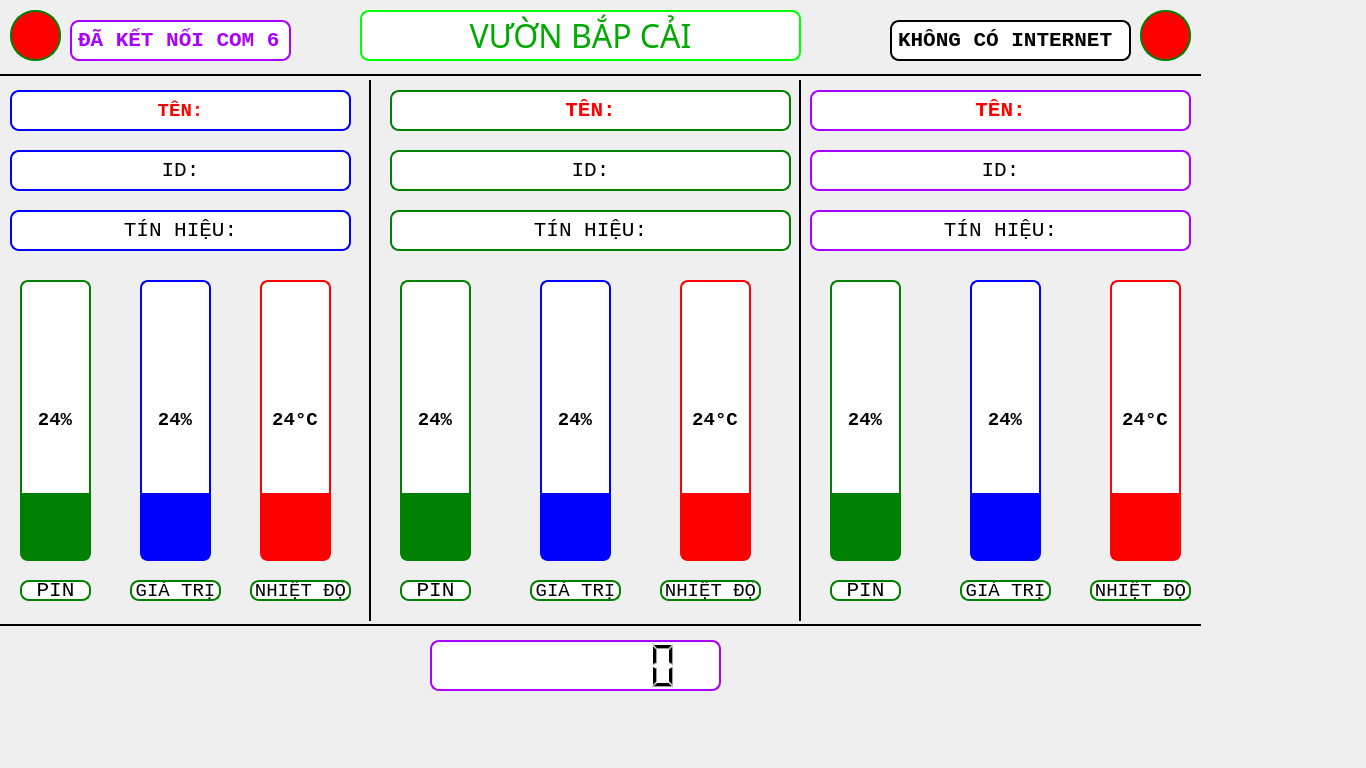
<?xml version="1.0" encoding="UTF-8"?>
<ui version="4.0">
 <class>MainWindow</class>
 <widget class="QMainWindow" name="MainWindow">
  <property name="windowModality">
   <enum>Qt::NonModal</enum>
  </property>
  <property name="geometry">
   <rect>
    <x>0</x>
    <y>0</y>
    <width>1366</width>
    <height>768</height>
   </rect>
  </property>
  <property name="windowTitle">
   <string>SMART_FAMR</string>
  </property>
  <property name="windowIcon">
   <iconset>
    <normaloff>../../../.designer/icons/k.ico</normaloff>../../../.designer/icons/k.ico</iconset>
  </property>
  <property name="styleSheet">
   <string notr="true">border-color: rgb(0, 85, 255);</string>
  </property>
  <widget class="QWidget" name="centralwidget">
   <widget class="Line" name="line">
    <property name="geometry">
     <rect>
      <x>0</x>
      <y>60</y>
      <width>1201</width>
      <height>31</height>
     </rect>
    </property>
    <property name="frameShadow">
     <enum>QFrame::Plain</enum>
    </property>
    <property name="lineWidth">
     <number>2</number>
    </property>
    <property name="orientation">
     <enum>Qt::Horizontal</enum>
    </property>
   </widget>
   <widget class="Line" name="line_2">
    <property name="geometry">
     <rect>
      <x>0</x>
      <y>610</y>
      <width>1201</width>
      <height>31</height>
     </rect>
    </property>
    <property name="frameShadow">
     <enum>QFrame::Plain</enum>
    </property>
    <property name="lineWidth">
     <number>2</number>
    </property>
    <property name="orientation">
     <enum>Qt::Horizontal</enum>
    </property>
   </widget>
   <widget class="Line" name="line_3">
    <property name="geometry">
     <rect>
      <x>360</x>
      <y>80</y>
      <width>21</width>
      <height>541</height>
     </rect>
    </property>
    <property name="frameShadow">
     <enum>QFrame::Plain</enum>
    </property>
    <property name="lineWidth">
     <number>2</number>
    </property>
    <property name="orientation">
     <enum>Qt::Vertical</enum>
    </property>
   </widget>
   <widget class="Line" name="line_4">
    <property name="geometry">
     <rect>
      <x>790</x>
      <y>80</y>
      <width>21</width>
      <height>541</height>
     </rect>
    </property>
    <property name="frameShadow">
     <enum>QFrame::Plain</enum>
    </property>
    <property name="lineWidth">
     <number>2</number>
    </property>
    <property name="orientation">
     <enum>Qt::Vertical</enum>
    </property>
   </widget>
   <widget class="QLabel" name="label">
    <property name="geometry">
     <rect>
      <x>360</x>
      <y>10</y>
      <width>441</width>
      <height>51</height>
     </rect>
    </property>
    <property name="font">
     <font>
      <family>Segoe Print</family>
      <pointsize>24</pointsize>
      <weight>50</weight>
      <italic>false</italic>
      <bold>false</bold>
     </font>
    </property>
    <property name="styleSheet">
     <string notr="true">background-color: rgb(255, 255, 255);
color: rgb(0, 170, 0);
font: 24pt &quot;Segoe Print&quot;;
background-color: rgb(255, 255, 255);
border-radius:9px;
border: 2px solid #00ff00
</string>
    </property>
    <property name="text">
     <string>VƯỜN BẮP CẢI</string>
    </property>
    <property name="alignment">
     <set>Qt::AlignCenter</set>
    </property>
   </widget>
   <widget class="QLabel" name="lbl_1_name">
    <property name="geometry">
     <rect>
      <x>10</x>
      <y>90</y>
      <width>341</width>
      <height>41</height>
     </rect>
    </property>
    <property name="font">
     <font>
      <family>Courier New</family>
      <pointsize>14</pointsize>
      <weight>75</weight>
      <italic>false</italic>
      <bold>true</bold>
     </font>
    </property>
    <property name="styleSheet">
     <string notr="true">background-color: rgb(255, 255, 255);
border-radius:9px;
border: 2px solid blue;
color: rgb(255, 0, 0);</string>
    </property>
    <property name="frameShape">
     <enum>QFrame::Box</enum>
    </property>
    <property name="frameShadow">
     <enum>QFrame::Sunken</enum>
    </property>
    <property name="text">
     <string>TÊN:</string>
    </property>
    <property name="alignment">
     <set>Qt::AlignCenter</set>
    </property>
   </widget>
   <widget class="QLabel" name="lbl_1_id">
    <property name="geometry">
     <rect>
      <x>10</x>
      <y>150</y>
      <width>341</width>
      <height>41</height>
     </rect>
    </property>
    <property name="font">
     <font>
      <family>Courier New</family>
      <pointsize>16</pointsize>
     </font>
    </property>
    <property name="styleSheet">
     <string notr="true">background-color: rgb(255, 255, 255);
background-color: rgb(255, 255, 255);
border-radius:9px;
border: 2px solid blue</string>
    </property>
    <property name="frameShape">
     <enum>QFrame::Box</enum>
    </property>
    <property name="text">
     <string>ID:</string>
    </property>
    <property name="alignment">
     <set>Qt::AlignCenter</set>
    </property>
   </widget>
   <widget class="QLabel" name="lbl_1_rf">
    <property name="geometry">
     <rect>
      <x>10</x>
      <y>210</y>
      <width>341</width>
      <height>41</height>
     </rect>
    </property>
    <property name="font">
     <font>
      <family>Courier New</family>
      <pointsize>16</pointsize>
     </font>
    </property>
    <property name="styleSheet">
     <string notr="true">background-color: rgb(255, 255, 255);
background-color: rgb(255, 255, 255);
border-radius:9px;
border: 2px solid blue</string>
    </property>
    <property name="frameShape">
     <enum>QFrame::Box</enum>
    </property>
    <property name="text">
     <string>TÍN HIỆU:</string>
    </property>
    <property name="alignment">
     <set>Qt::AlignCenter</set>
    </property>
   </widget>
   <widget class="QProgressBar" name="progressBar_2_pin">
    <property name="geometry">
     <rect>
      <x>400</x>
      <y>280</y>
      <width>71</width>
      <height>281</height>
     </rect>
    </property>
    <property name="font">
     <font>
      <family>Courier New</family>
      <pointsize>14</pointsize>
      <weight>75</weight>
      <bold>true</bold>
     </font>
    </property>
    <property name="styleSheet">
     <string notr="true">QProgressBar {border: 2px solid green;border-radius:8px}
QProgressBar::chunk {background: green}</string>
    </property>
    <property name="value">
     <number>24</number>
    </property>
    <property name="alignment">
     <set>Qt::AlignCenter</set>
    </property>
    <property name="orientation">
     <enum>Qt::Vertical</enum>
    </property>
   </widget>
   <widget class="QProgressBar" name="progressBar_2_soil">
    <property name="geometry">
     <rect>
      <x>540</x>
      <y>280</y>
      <width>71</width>
      <height>281</height>
     </rect>
    </property>
    <property name="font">
     <font>
      <family>Courier New</family>
      <pointsize>14</pointsize>
      <weight>75</weight>
      <bold>true</bold>
     </font>
    </property>
    <property name="styleSheet">
     <string notr="true">QProgressBar {border: 2px solid blue;border-radius:8px}
 QProgressBar::chunk {background:blue}</string>
    </property>
    <property name="value">
     <number>24</number>
    </property>
    <property name="alignment">
     <set>Qt::AlignCenter</set>
    </property>
    <property name="orientation">
     <enum>Qt::Vertical</enum>
    </property>
   </widget>
   <widget class="QProgressBar" name="progressBar_2_eoc">
    <property name="geometry">
     <rect>
      <x>680</x>
      <y>280</y>
      <width>71</width>
      <height>281</height>
     </rect>
    </property>
    <property name="font">
     <font>
      <family>Courier New</family>
      <pointsize>14</pointsize>
      <weight>75</weight>
      <bold>true</bold>
     </font>
    </property>
    <property name="styleSheet">
     <string notr="true">QProgressBar {border: 2px solid red;border-radius:8px}
QProgressBar::chunk {background:red}</string>
    </property>
    <property name="value">
     <number>24</number>
    </property>
    <property name="alignment">
     <set>Qt::AlignCenter</set>
    </property>
    <property name="orientation">
     <enum>Qt::Vertical</enum>
    </property>
    <property name="format">
     <string>%p°C</string>
    </property>
   </widget>
   <widget class="QProgressBar" name="progressBar_3_hum">
    <property name="geometry">
     <rect>
      <x>970</x>
      <y>280</y>
      <width>71</width>
      <height>281</height>
     </rect>
    </property>
    <property name="font">
     <font>
      <family>Courier New</family>
      <pointsize>14</pointsize>
      <weight>75</weight>
      <bold>true</bold>
     </font>
    </property>
    <property name="styleSheet">
     <string notr="true">QProgressBar {border: 2px solid blue;border-radius:8px}
 QProgressBar::chunk {background:blue}</string>
    </property>
    <property name="value">
     <number>24</number>
    </property>
    <property name="alignment">
     <set>Qt::AlignCenter</set>
    </property>
    <property name="orientation">
     <enum>Qt::Vertical</enum>
    </property>
   </widget>
   <widget class="QProgressBar" name="progressBar_3_pin">
    <property name="geometry">
     <rect>
      <x>830</x>
      <y>280</y>
      <width>71</width>
      <height>281</height>
     </rect>
    </property>
    <property name="font">
     <font>
      <family>Courier New</family>
      <pointsize>14</pointsize>
      <weight>75</weight>
      <bold>true</bold>
     </font>
    </property>
    <property name="styleSheet">
     <string notr="true">QProgressBar {border: 2px solid green;border-radius:8px}
QProgressBar::chunk {background:green}</string>
    </property>
    <property name="value">
     <number>24</number>
    </property>
    <property name="alignment">
     <set>Qt::AlignCenter</set>
    </property>
    <property name="orientation">
     <enum>Qt::Vertical</enum>
    </property>
   </widget>
   <widget class="QProgressBar" name="progressBar_3_eoc">
    <property name="geometry">
     <rect>
      <x>1110</x>
      <y>280</y>
      <width>71</width>
      <height>281</height>
     </rect>
    </property>
    <property name="font">
     <font>
      <family>Courier New</family>
      <pointsize>14</pointsize>
      <weight>75</weight>
      <bold>true</bold>
     </font>
    </property>
    <property name="styleSheet">
     <string notr="true">QProgressBar {border: 2px solid red;border-radius:8px}
QProgressBar::chunk {background:red}</string>
    </property>
    <property name="value">
     <number>24</number>
    </property>
    <property name="alignment">
     <set>Qt::AlignCenter</set>
    </property>
    <property name="orientation">
     <enum>Qt::Vertical</enum>
    </property>
    <property name="format">
     <string>%p°C</string>
    </property>
   </widget>
   <widget class="QLCDNumber" name="lcdNumber">
    <property name="geometry">
     <rect>
      <x>430</x>
      <y>640</y>
      <width>291</width>
      <height>51</height>
     </rect>
    </property>
    <property name="font">
     <font>
      <family>Courier New</family>
      <pointsize>16</pointsize>
     </font>
    </property>
    <property name="styleSheet">
     <string notr="true">color: rgb(0, 0, 0);
background-color: rgb(255, 255, 255);
background-color: rgb(255, 255, 255);
border-radius:9px;
border: 2px solid #aa00ff</string>
    </property>
    <property name="frameShadow">
     <enum>QFrame::Plain</enum>
    </property>
    <property name="lineWidth">
     <number>1</number>
    </property>
    <property name="smallDecimalPoint">
     <bool>false</bool>
    </property>
    <property name="digitCount">
     <number>8</number>
    </property>
   </widget>
   <widget class="QLabel" name="lbl_2_id">
    <property name="geometry">
     <rect>
      <x>390</x>
      <y>150</y>
      <width>401</width>
      <height>41</height>
     </rect>
    </property>
    <property name="font">
     <font>
      <family>Courier New</family>
      <pointsize>16</pointsize>
     </font>
    </property>
    <property name="styleSheet">
     <string notr="true">background-color: rgb(255, 255, 255);
background-color: rgb(255, 255, 255);
background-color: rgb(255, 255, 255);
border-radius:9px;
border: 2px solid green</string>
    </property>
    <property name="frameShape">
     <enum>QFrame::Box</enum>
    </property>
    <property name="text">
     <string>ID:</string>
    </property>
    <property name="alignment">
     <set>Qt::AlignCenter</set>
    </property>
   </widget>
   <widget class="QLabel" name="lbl_2_rf">
    <property name="geometry">
     <rect>
      <x>390</x>
      <y>210</y>
      <width>401</width>
      <height>41</height>
     </rect>
    </property>
    <property name="font">
     <font>
      <family>Courier New</family>
      <pointsize>16</pointsize>
     </font>
    </property>
    <property name="styleSheet">
     <string notr="true">background-color: rgb(255, 255, 255);
background-color: rgb(255, 255, 255);
background-color: rgb(255, 255, 255);
border-radius:9px;
border: 2px solid green</string>
    </property>
    <property name="frameShape">
     <enum>QFrame::Box</enum>
    </property>
    <property name="text">
     <string>TÍN HIỆU:</string>
    </property>
    <property name="alignment">
     <set>Qt::AlignCenter</set>
    </property>
   </widget>
   <widget class="QLabel" name="lbl_2_name">
    <property name="geometry">
     <rect>
      <x>390</x>
      <y>90</y>
      <width>401</width>
      <height>41</height>
     </rect>
    </property>
    <property name="font">
     <font>
      <family>Courier New</family>
      <pointsize>16</pointsize>
      <weight>75</weight>
      <bold>true</bold>
     </font>
    </property>
    <property name="styleSheet">
     <string notr="true">color: rgb(255, 0, 0);
background-color: rgb(255, 255, 255);
border-radius:9px;
border: 2px solid green</string>
    </property>
    <property name="frameShape">
     <enum>QFrame::Box</enum>
    </property>
    <property name="text">
     <string>TÊN:</string>
    </property>
    <property name="alignment">
     <set>Qt::AlignCenter</set>
    </property>
   </widget>
   <widget class="QLabel" name="lbl_3_id">
    <property name="geometry">
     <rect>
      <x>810</x>
      <y>150</y>
      <width>381</width>
      <height>41</height>
     </rect>
    </property>
    <property name="font">
     <font>
      <family>Courier New</family>
      <pointsize>16</pointsize>
     </font>
    </property>
    <property name="styleSheet">
     <string notr="true">background-color: rgb(255, 255, 255);

border-radius:9px;
border: 2px solid #aa00ff</string>
    </property>
    <property name="frameShape">
     <enum>QFrame::Box</enum>
    </property>
    <property name="text">
     <string>ID:</string>
    </property>
    <property name="alignment">
     <set>Qt::AlignCenter</set>
    </property>
   </widget>
   <widget class="QLabel" name="lbl_3_rf">
    <property name="geometry">
     <rect>
      <x>810</x>
      <y>210</y>
      <width>381</width>
      <height>41</height>
     </rect>
    </property>
    <property name="font">
     <font>
      <family>Courier New</family>
      <pointsize>16</pointsize>
     </font>
    </property>
    <property name="styleSheet">
     <string notr="true">background-color: rgb(255, 255, 255);
border-radius:9px;
border: 2px solid #aa00ff;
</string>
    </property>
    <property name="frameShape">
     <enum>QFrame::Box</enum>
    </property>
    <property name="text">
     <string>TÍN HIỆU:</string>
    </property>
    <property name="alignment">
     <set>Qt::AlignCenter</set>
    </property>
   </widget>
   <widget class="QLabel" name="lbl_3_name">
    <property name="geometry">
     <rect>
      <x>810</x>
      <y>90</y>
      <width>381</width>
      <height>41</height>
     </rect>
    </property>
    <property name="font">
     <font>
      <family>Courier New</family>
      <pointsize>16</pointsize>
      <weight>75</weight>
      <bold>true</bold>
     </font>
    </property>
    <property name="styleSheet">
     <string notr="true">background-color: rgb(255, 255, 255);
color: rgb(255, 0, 0);
color: rgb(255, 0, 0);
border-radius:9px;
border: 2px solid #aa00ff</string>
    </property>
    <property name="frameShape">
     <enum>QFrame::Box</enum>
    </property>
    <property name="text">
     <string>TÊN:</string>
    </property>
    <property name="alignment">
     <set>Qt::AlignCenter</set>
    </property>
   </widget>
   <widget class="QLabel" name="lbl_internet">
    <property name="geometry">
     <rect>
      <x>890</x>
      <y>20</y>
      <width>241</width>
      <height>41</height>
     </rect>
    </property>
    <property name="font">
     <font>
      <family>Courier New</family>
      <pointsize>16</pointsize>
      <weight>75</weight>
      <bold>true</bold>
     </font>
    </property>
    <property name="styleSheet">
     <string notr="true">background-color: rgb(255, 255, 255);
border-radius:9px;
border: 2px solid #000000
</string>
    </property>
    <property name="frameShape">
     <enum>QFrame::Box</enum>
    </property>
    <property name="text">
     <string>KHÔNG CÓ INTERNET</string>
    </property>
    <property name="alignment">
     <set>Qt::AlignLeading|Qt::AlignLeft|Qt::AlignVCenter</set>
    </property>
   </widget>
   <widget class="QLabel" name="lbl_C">
    <property name="geometry">
     <rect>
      <x>1140</x>
      <y>10</y>
      <width>51</width>
      <height>51</height>
     </rect>
    </property>
    <property name="font">
     <font>
      <family>Courier New</family>
      <pointsize>16</pointsize>
     </font>
    </property>
    <property name="styleSheet">
     <string notr="true">border-radius:25px;
border: 2px solid green;
background-color: rgb(255, 0, 0);</string>
    </property>
    <property name="frameShape">
     <enum>QFrame::Box</enum>
    </property>
    <property name="text">
     <string/>
    </property>
    <property name="alignment">
     <set>Qt::AlignLeading|Qt::AlignLeft|Qt::AlignVCenter</set>
    </property>
   </widget>
   <widget class="QLabel" name="lbl_C_2">
    <property name="geometry">
     <rect>
      <x>10</x>
      <y>10</y>
      <width>51</width>
      <height>51</height>
     </rect>
    </property>
    <property name="font">
     <font>
      <family>Courier New</family>
      <pointsize>16</pointsize>
     </font>
    </property>
    <property name="styleSheet">
     <string notr="true">border-radius:25px;
border: 2px solid green;
background-color: rgb(255, 0, 0);</string>
    </property>
    <property name="frameShape">
     <enum>QFrame::Box</enum>
    </property>
    <property name="text">
     <string/>
    </property>
    <property name="alignment">
     <set>Qt::AlignLeading|Qt::AlignLeft|Qt::AlignVCenter</set>
    </property>
   </widget>
   <widget class="QLabel" name="lbl_com">
    <property name="geometry">
     <rect>
      <x>70</x>
      <y>20</y>
      <width>221</width>
      <height>41</height>
     </rect>
    </property>
    <property name="font">
     <font>
      <family>Courier New</family>
      <pointsize>16</pointsize>
      <weight>75</weight>
      <bold>true</bold>
     </font>
    </property>
    <property name="styleSheet">
     <string notr="true">background-color: rgb(255, 255, 255);
border-radius:9px;
border: 2px solid #aa00ff;
color: #aa00ff
</string>
    </property>
    <property name="frameShape">
     <enum>QFrame::Box</enum>
    </property>
    <property name="text">
     <string>ĐÃ KẾT NỐI COM 6</string>
    </property>
    <property name="alignment">
     <set>Qt::AlignLeading|Qt::AlignLeft|Qt::AlignVCenter</set>
    </property>
   </widget>
   <widget class="QProgressBar" name="progressBar_2_soil_2">
    <property name="geometry">
     <rect>
      <x>140</x>
      <y>280</y>
      <width>71</width>
      <height>281</height>
     </rect>
    </property>
    <property name="font">
     <font>
      <family>Courier New</family>
      <pointsize>14</pointsize>
      <weight>75</weight>
      <bold>true</bold>
     </font>
    </property>
    <property name="styleSheet">
     <string notr="true">QProgressBar {border: 2px solid blue;border-radius:8px}
 QProgressBar::chunk {background:blue}</string>
    </property>
    <property name="value">
     <number>24</number>
    </property>
    <property name="alignment">
     <set>Qt::AlignCenter</set>
    </property>
    <property name="orientation">
     <enum>Qt::Vertical</enum>
    </property>
   </widget>
   <widget class="QLabel" name="label_21">
    <property name="geometry">
     <rect>
      <x>250</x>
      <y>580</y>
      <width>101</width>
      <height>21</height>
     </rect>
    </property>
    <property name="font">
     <font>
      <family>Courier New</family>
      <pointsize>14</pointsize>
     </font>
    </property>
    <property name="styleSheet">
     <string notr="true">background-color: rgb(255, 255, 255);
background-color: rgb(255, 255, 255);
background-color: rgb(255, 255, 255);
border-radius:9px;
border: 2px solid green</string>
    </property>
    <property name="frameShape">
     <enum>QFrame::Box</enum>
    </property>
    <property name="text">
     <string>NHIỆT ĐỘ</string>
    </property>
    <property name="alignment">
     <set>Qt::AlignCenter</set>
    </property>
   </widget>
   <widget class="QLabel" name="label_22">
    <property name="geometry">
     <rect>
      <x>20</x>
      <y>580</y>
      <width>71</width>
      <height>21</height>
     </rect>
    </property>
    <property name="font">
     <font>
      <family>Courier New</family>
      <pointsize>16</pointsize>
     </font>
    </property>
    <property name="styleSheet">
     <string notr="true">background-color: rgb(255, 255, 255);
background-color: rgb(255, 255, 255);
background-color: rgb(255, 255, 255);
border-radius:9px;
border: 2px solid green</string>
    </property>
    <property name="frameShape">
     <enum>QFrame::Box</enum>
    </property>
    <property name="text">
     <string>PIN</string>
    </property>
    <property name="alignment">
     <set>Qt::AlignCenter</set>
    </property>
   </widget>
   <widget class="QLabel" name="label_23">
    <property name="geometry">
     <rect>
      <x>130</x>
      <y>580</y>
      <width>91</width>
      <height>21</height>
     </rect>
    </property>
    <property name="font">
     <font>
      <family>Courier New</family>
      <pointsize>14</pointsize>
     </font>
    </property>
    <property name="styleSheet">
     <string notr="true">background-color: rgb(255, 255, 255);
background-color: rgb(255, 255, 255);
background-color: rgb(255, 255, 255);
border-radius:9px;
border: 2px solid green</string>
    </property>
    <property name="frameShape">
     <enum>QFrame::Box</enum>
    </property>
    <property name="text">
     <string>GIÁ TRỊ</string>
    </property>
    <property name="alignment">
     <set>Qt::AlignCenter</set>
    </property>
   </widget>
   <widget class="QProgressBar" name="progressBar_2_pin_2">
    <property name="geometry">
     <rect>
      <x>20</x>
      <y>280</y>
      <width>71</width>
      <height>281</height>
     </rect>
    </property>
    <property name="font">
     <font>
      <family>Courier New</family>
      <pointsize>14</pointsize>
      <weight>75</weight>
      <bold>true</bold>
     </font>
    </property>
    <property name="styleSheet">
     <string notr="true">QProgressBar {border: 2px solid green;border-radius:8px}
QProgressBar::chunk {background: green}</string>
    </property>
    <property name="value">
     <number>24</number>
    </property>
    <property name="alignment">
     <set>Qt::AlignCenter</set>
    </property>
    <property name="orientation">
     <enum>Qt::Vertical</enum>
    </property>
   </widget>
   <widget class="QProgressBar" name="progressBar_2_eoc_2">
    <property name="geometry">
     <rect>
      <x>260</x>
      <y>280</y>
      <width>71</width>
      <height>281</height>
     </rect>
    </property>
    <property name="font">
     <font>
      <family>Courier New</family>
      <pointsize>14</pointsize>
      <weight>75</weight>
      <bold>true</bold>
     </font>
    </property>
    <property name="styleSheet">
     <string notr="true">QProgressBar {border: 2px solid red;border-radius:8px}
QProgressBar::chunk {background:red}</string>
    </property>
    <property name="value">
     <number>24</number>
    </property>
    <property name="alignment">
     <set>Qt::AlignCenter</set>
    </property>
    <property name="orientation">
     <enum>Qt::Vertical</enum>
    </property>
    <property name="format">
     <string>%p°C</string>
    </property>
   </widget>
   <widget class="QLabel" name="label_24">
    <property name="geometry">
     <rect>
      <x>530</x>
      <y>580</y>
      <width>91</width>
      <height>21</height>
     </rect>
    </property>
    <property name="font">
     <font>
      <family>Courier New</family>
      <pointsize>14</pointsize>
     </font>
    </property>
    <property name="styleSheet">
     <string notr="true">background-color: rgb(255, 255, 255);
background-color: rgb(255, 255, 255);
background-color: rgb(255, 255, 255);
border-radius:9px;
border: 2px solid green</string>
    </property>
    <property name="frameShape">
     <enum>QFrame::Box</enum>
    </property>
    <property name="text">
     <string>GIÁ TRỊ</string>
    </property>
    <property name="alignment">
     <set>Qt::AlignCenter</set>
    </property>
   </widget>
   <widget class="QLabel" name="label_25">
    <property name="geometry">
     <rect>
      <x>400</x>
      <y>580</y>
      <width>71</width>
      <height>21</height>
     </rect>
    </property>
    <property name="font">
     <font>
      <family>Courier New</family>
      <pointsize>16</pointsize>
     </font>
    </property>
    <property name="styleSheet">
     <string notr="true">background-color: rgb(255, 255, 255);
background-color: rgb(255, 255, 255);
background-color: rgb(255, 255, 255);
border-radius:9px;
border: 2px solid green</string>
    </property>
    <property name="frameShape">
     <enum>QFrame::Box</enum>
    </property>
    <property name="text">
     <string>PIN</string>
    </property>
    <property name="alignment">
     <set>Qt::AlignCenter</set>
    </property>
   </widget>
   <widget class="QLabel" name="label_26">
    <property name="geometry">
     <rect>
      <x>660</x>
      <y>580</y>
      <width>101</width>
      <height>21</height>
     </rect>
    </property>
    <property name="font">
     <font>
      <family>Courier New</family>
      <pointsize>14</pointsize>
     </font>
    </property>
    <property name="styleSheet">
     <string notr="true">background-color: rgb(255, 255, 255);
background-color: rgb(255, 255, 255);
background-color: rgb(255, 255, 255);
border-radius:9px;
border: 2px solid green</string>
    </property>
    <property name="frameShape">
     <enum>QFrame::Box</enum>
    </property>
    <property name="text">
     <string>NHIỆT ĐỘ</string>
    </property>
    <property name="alignment">
     <set>Qt::AlignCenter</set>
    </property>
   </widget>
   <widget class="QLabel" name="label_27">
    <property name="geometry">
     <rect>
      <x>960</x>
      <y>580</y>
      <width>91</width>
      <height>21</height>
     </rect>
    </property>
    <property name="font">
     <font>
      <family>Courier New</family>
      <pointsize>14</pointsize>
     </font>
    </property>
    <property name="styleSheet">
     <string notr="true">background-color: rgb(255, 255, 255);
background-color: rgb(255, 255, 255);
background-color: rgb(255, 255, 255);
border-radius:9px;
border: 2px solid green</string>
    </property>
    <property name="frameShape">
     <enum>QFrame::Box</enum>
    </property>
    <property name="text">
     <string>GIÁ TRỊ</string>
    </property>
    <property name="alignment">
     <set>Qt::AlignCenter</set>
    </property>
   </widget>
   <widget class="QLabel" name="label_28">
    <property name="geometry">
     <rect>
      <x>830</x>
      <y>580</y>
      <width>71</width>
      <height>21</height>
     </rect>
    </property>
    <property name="font">
     <font>
      <family>Courier New</family>
      <pointsize>16</pointsize>
     </font>
    </property>
    <property name="styleSheet">
     <string notr="true">background-color: rgb(255, 255, 255);
background-color: rgb(255, 255, 255);
background-color: rgb(255, 255, 255);
border-radius:9px;
border: 2px solid green</string>
    </property>
    <property name="frameShape">
     <enum>QFrame::Box</enum>
    </property>
    <property name="text">
     <string>PIN</string>
    </property>
    <property name="alignment">
     <set>Qt::AlignCenter</set>
    </property>
   </widget>
   <widget class="QLabel" name="label_29">
    <property name="geometry">
     <rect>
      <x>1090</x>
      <y>580</y>
      <width>101</width>
      <height>21</height>
     </rect>
    </property>
    <property name="font">
     <font>
      <family>Courier New</family>
      <pointsize>14</pointsize>
     </font>
    </property>
    <property name="styleSheet">
     <string notr="true">background-color: rgb(255, 255, 255);
background-color: rgb(255, 255, 255);
background-color: rgb(255, 255, 255);
border-radius:9px;
border: 2px solid green</string>
    </property>
    <property name="frameShape">
     <enum>QFrame::Box</enum>
    </property>
    <property name="text">
     <string>NHIỆT ĐỘ</string>
    </property>
    <property name="alignment">
     <set>Qt::AlignCenter</set>
    </property>
   </widget>
  </widget>
  <widget class="QStatusBar" name="statusbar"/>
 </widget>
 <resources/>
 <connections/>
</ui>
